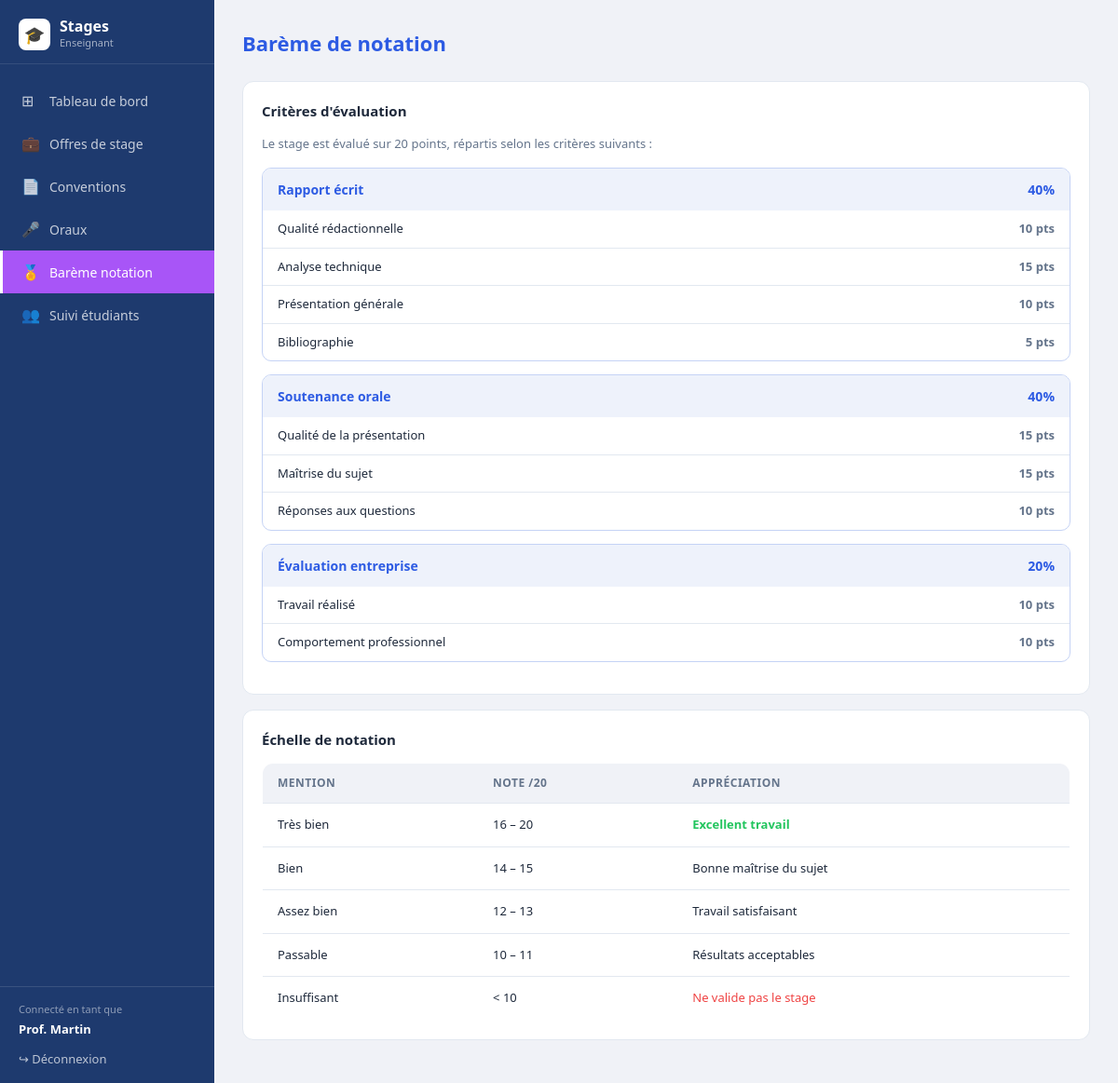
Screenshot of /bareme.php (signed in) with the database file from the repository.
### tables this page shows
CREATE TABLE IF NOT EXISTS bareme (
  id          INT UNSIGNED AUTO_INCREMENT PRIMARY KEY,
  categorie   VARCHAR(100) NOT NULL,
  critere     VARCHAR(200) NOT NULL,
  points      INT          NOT NULL,
  pourcentage INT          NOT NULL
);

### auth.php (called while the page is built, shortened)
<?php
function currentUser(): array {
    return ['id'=>$_SESSION['user_id']??null,'nom'=>$_SESSION['nom']??'','role'=>$_SESSION['role']??''];
}
function h(string $s): string {
    return htmlspecialchars($s, ENT_QUOTES, 'UTF-8');
}

### bareme.php (the view, shortened to what this page needs)
<?php
require_once __DIR__.'/../../includes/auth.php';
require_once __DIR__.'/../../includes/db.php';
require_once __DIR__.'/../../includes/sidebar.php';
$rows=$pdo->query("SELECT * FROM bareme ORDER BY id")->fetchAll();
$categories=[];
foreach($rows as $r) { $categories[$r['categorie']]['pct']=$r['pourcentage']; $categories[$r['categorie']]['criteres'][]=['critere'=>$r['critere'],'points'=>$r['points']]; }
?>
<!DOCTYPE html><html lang="fr"><head><meta charset="UTF-8"><meta name="viewport" content="width=device-width,initial-scale=1">
<title>Barème — Enseignant</title><link rel="stylesheet" href="../../css/style.css"></head>
<body><div class="app-layout">
<?php sidebar('enseignant','bareme');?>
<main class="main-content">
  <h1 class="page-title">Barème de notation</h1>
  <div class="convention-section"><h2>Critères d'évaluation</h2>
    <p style="font-size:13px;color:var(--gray-text);margin-bottom:16px">Le stage est évalué sur 20 points, répartis selon les critères suivants :</p>
    <?php foreach($categories as $cat=>$data):?>
      <div class="bareme-category">
        <div class="bareme-header"><span><?=h($cat)?></span><span><?=$data['pct']?>%</span></div>
        <?php foreach($data['criteres'] as $c):?>
          <div class="bareme-row"><span><?=h($c['critere'])?></span><span class="bareme-pts"><?=$c['points']?> pts</span></div>
        <?php endforeach;?>
      </div>
    <?php endforeach;?>
  </div>
  <div class="convention-section"><h2>Échelle de notation</h2>
    <table class="data-table" style="margin-top:4px"><thead><tr><th>Mention</th><th>Note /20</th><th>Appréciation</th></tr></thead>
    <tbody>
      <tr><td>Très bien</td><td>16 – 20</td><td style="color:var(--green);font-weight:600">Excellent travail</td></tr>
      <tr><td>Bien</td><td>14 – 15</td><td>Bonne maîtrise du sujet</td></tr>
      <tr><td>Assez bien</td><td>12 – 13</td><td>Travail satisfaisant</td></tr>
      <tr><td>Passable</td><td>10 – 11</td><td>Résultats acceptables</td></tr>
      <tr><td>Insuffisant</td><td>< 10</td><td style="color:var(--red)">Ne valide pas le stage</td></tr>
    </tbody></table>
  </div>
</main></div></body></html>

### sidebar.php
<?php
function sidebar(string $role, string $activePage): void {
    $user  = currentUser();
    $base  = BASE;
    $nav   = $role === 'enseignant' ? [
        ['id'=>'tableau-de-bord', 'icon'=>'⊞', 'label'=>'Tableau de bord',  'href'=>"$base/pages/enseignant/dashboard.php"],
        ['id'=>'offres',          'icon'=>'💼','label'=>'Offres de stage',   'href'=>"$base/pages/enseignant/offres.php"],
        ['id'=>'conventions',     'icon'=>'📄','label'=>'Conventions',        'href'=>"$base/pages/enseignant/conventions.php"],
        ['id'=>'oraux',           'icon'=>'🎤','label'=>'Oraux',              'href'=>"$base/pages/enseignant/oraux.php"],
        ['id'=>'bareme',          'icon'=>'🏅','label'=>'Barème notation',   'href'=>"$base/pages/enseignant/bareme.php"],
        ['id'=>'suivi-etudiants', 'icon'=>'👥','label'=>'Suivi étudiants',  'href'=>"$base/pages/enseignant/suivi_etudiants.php"],
    ] : [
        ['id'=>'tableau-de-bord', 'icon'=>'⊞', 'label'=>'Tableau de bord', 'href'=>"$base/pages/etudiant/dashboard.php"],
        ['id'=>'offres',          'icon'=>'💼','label'=>'Offres de stage',  'href'=>"$base/pages/etudiant/offres.php"],
        ['id'=>'convention',      'icon'=>'📄','label'=>'Convention',        'href'=>"$base/pages/etudiant/convention.php"],
        ['id'=>'oral',            'icon'=>'🎤','label'=>'Oral',              'href'=>"$base/pages/etudiant/oral.php"],
        ['id'=>'suivi',           'icon'=>'✅','label'=>'Suivi de stage',   'href'=>"$base/pages/etudiant/suivi.php"],
    ];
    $roleLabel = $role === 'enseignant' ? 'Enseignant' : 'Étudiant';
?>
<aside class="sidebar">
  <div class="sidebar-brand">
    <div class="brand-icon">🎓</div>
    <div>
      <div class="brand-name">Stages</div>
      <div class="brand-role"><?= h($roleLabel) ?></div>
    </div>
  </div>
  <nav class="sidebar-nav">
    <?php foreach ($nav as $item): ?>
      <a href="<?= $item['href'] ?>" class="nav-item <?= $activePage===$item['id']?'active':'' ?>">
        <span class="nav-icon"><?= $item['icon'] ?></span>
        <?= h($item['label']) ?>
      </a>
    <?php endforeach; ?>
  </nav>
  <div class="sidebar-footer">
    <div class="sidebar-user">Connecté en tant que</div>
    <div class="sidebar-username"><?= h($user['nom']) ?></div>
    <a href="<?= $base ?>/logout.php" class="btn-logout">↪ Déconnexion</a>
  </div>
</aside>
<?php } ?>

### style.css (style rules this page uses)
:root { --blue-dark: #1e3a6e; --blue-main: #2d5be3; --blue-light: #eef2fb; --blue-border: #c5d3f5; --pink-main: #a855f7; --pink-light: #fdf4ff; --pink-border: #e9d5ff; --gray-bg: #f0f2f7; --gray-border: #e2e8f0; --gray-text: #64748b; --text-main: #1e293b; --white: #ffffff; --green: #22c55e; --orange: #f97316; --red: #ef4444; --sidebar-w: 230px; }
* { box-sizing: border-box; margin: 0; padding: 0; }
body { font-family: 'Segoe UI', system-ui, sans-serif; background: var(--gray-bg); color: var(--text-main); font-size: 14px; line-height: 1.5; }
a { text-decoration: none; color: inherit; }
.app-layout { display: flex; min-height: 100vh; }
.sidebar { width: var(--sidebar-w); background: var(--blue-dark); display: flex; flex-direction: column; position: fixed; top: 0; left: 0; bottom: 0; z-index: 100; }
.sidebar-brand { padding: 20px 20px 14px; display: flex; align-items: center; gap: 10px; border-bottom: 1px solid rgba(255,255,255,0.1); }
.sidebar-brand .brand-icon { width: 34px; height: 34px; background: white; border-radius: 8px; display: flex; align-items: center; justify-content: center; color: var(--blue-main); font-size: 18px; }
.sidebar-brand .brand-name { color: white; font-weight: 700; font-size: 16px; line-height: 1.1; }
.sidebar-brand .brand-role { color: rgba(255,255,255,0.6); font-size: 11px; }
.sidebar-nav { flex: 1; padding: 16px 0; }
.nav-item { display: flex; align-items: center; gap: 10px; padding: 11px 20px; color: rgba(255,255,255,0.75); font-size: 14px; cursor: pointer; transition: all .2s; border-left: 3px solid transparent; }
.nav-item.active { background: var(--pink-main); color: white; border-left-color: white; }
.nav-item .nav-icon { font-size: 16px; width: 20px; }
.sidebar-footer { padding: 16px 20px; border-top: 1px solid rgba(255,255,255,0.12); }
.sidebar-user { font-size: 11px; color: rgba(255,255,255,0.5); margin-bottom: 4px; }
.sidebar-username { color: white; font-weight: 600; font-size: 13px; margin-bottom: 12px; }
.btn-logout { display: flex; align-items: center; gap: 8px; color: rgba(255,255,255,0.7); font-size: 13px; cursor: pointer; background: none; border: none; padding: 0; width: 100%; }
.main-content { margin-left: var(--sidebar-w); flex: 1; padding: 30px; min-height: 100vh; }
.page-title { font-size: 22px; font-weight: 700; color: var(--blue-main); margin-bottom: 24px; }
.convention-section { background: white; border: 1px solid var(--gray-border); border-radius: 12px; padding: 20px; margin-bottom: 16px; }
.convention-section h2 { font-size: 15px; font-weight: 700; margin-bottom: 14px; color: var(--text-main); }
.data-table { width: 100%; border-collapse: collapse; background: white; border-radius: 12px; overflow: hidden; border: 1px solid var(--gray-border); }
.data-table th { text-align: left; padding: 12px 16px; font-size: 12px; font-weight: 700; color: var(--gray-text); text-transform: uppercase; letter-spacing: .5px; border-bottom: 1px solid var(--gray-border); background: var(--gray-bg); }
.data-table td { padding: 13px 16px; font-size: 13px; border-bottom: 1px solid var(--gray-border); }
.data-table tr:last-child td { border-bottom: none; }
.bareme-category { border: 1px solid var(--blue-border); border-radius: 10px; overflow: hidden; margin-bottom: 14px; }
.bareme-header { display: flex; justify-content: space-between; align-items: center; padding: 12px 16px; background: var(--blue-light); font-size: 14px; font-weight: 700; color: var(--blue-main); }
.bareme-row { display: flex; justify-content: space-between; align-items: center; padding: 10px 16px; border-bottom: 1px solid var(--gray-border); font-size: 13px; }
.bareme-row:last-child { border-bottom: none; }
.bareme-pts { font-weight: 600; color: var(--gray-text); }

### rows the page displays
bareme: critere "Qualité rédactionnelle", points "10"
bareme: critere "Analyse technique", points "15"
bareme: critere "Présentation générale", points "10"
bareme: critere "Bibliographie", points "5"
bareme: critere "Qualité de la présentation", points "15"
bareme: critere "Maîtrise du sujet", points "15"
bareme: critere "Réponses aux questions", points "10"
bareme: critere "Travail réalisé", points "10"
bareme: critere "Comportement professionnel", points "10"

### other values shown
$roleLabel "Enseignant"
$item['icon'] "⊞"
$item['label'] "Tableau de bord"
$item['icon'] "💼"
$item['label'] "Offres de stage"
$item['icon'] "📄"
$item['label'] "Conventions"
$item['icon'] "🎤"
$item['label'] "Oraux"
$item['icon'] "🏅"
$item['label'] "Barème notation"
$item['icon'] "👥"
$item['label'] "Suivi étudiants"
$user['nom'] "Prof. Martin"
$cat "Rapport écrit"
